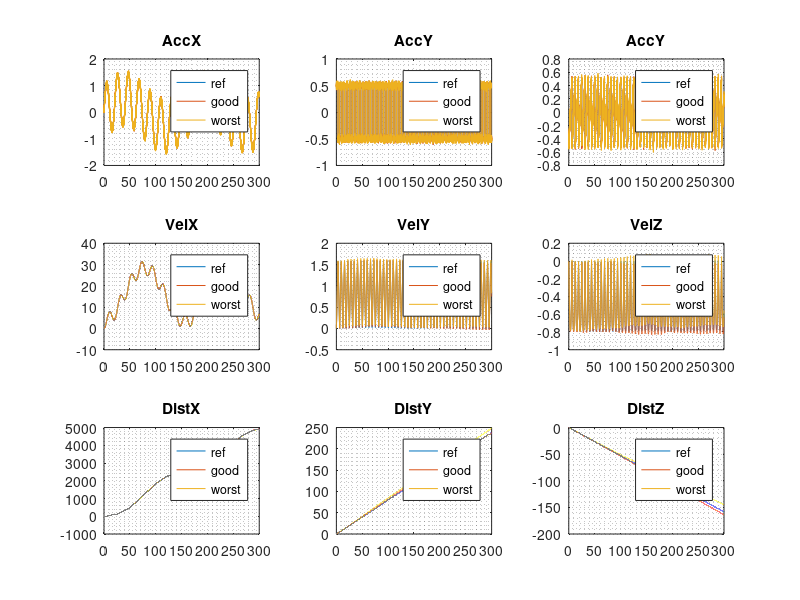
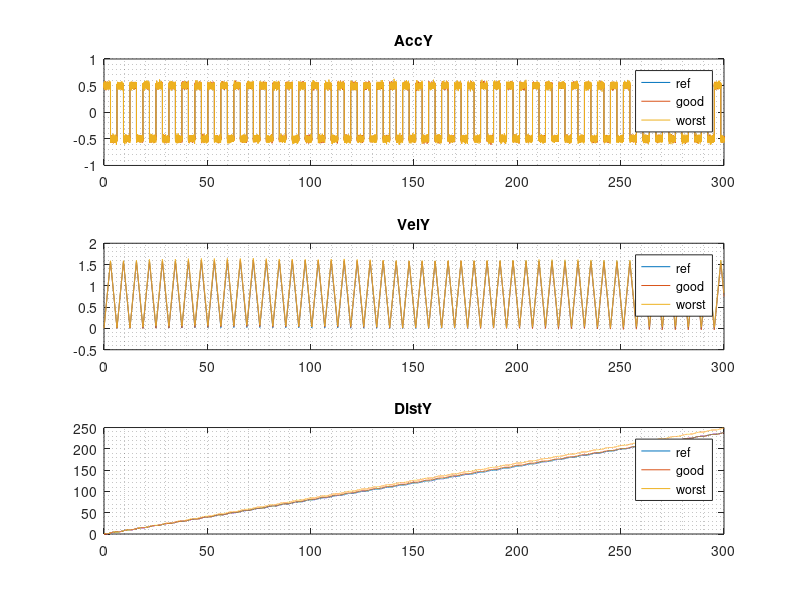

Write the MATLAB code that produced these figures, in order.
clear;

dt = 0.01;
t=0:dt:300;

accX_var_good = 0.0007; % (m/s^2)^2
accX_var_worst = 0.001; % (m/s^2)^2

accX_good_noise = randn(size(t))*sqrt(accX_var_good);
accX_worst_noise = randn(size(t))*sqrt(accX_var_worst);

accX_basesignal = sin(0.3*t) + 0.5*sin(0.04*t);

accX_ref = accX_basesignal;
velX_ref = cumsum(accX_ref)*dt;
distX_ref = cumsum(velX_ref)*dt;

accX_good = accX_basesignal + accX_good_noise;
velX_good = cumsum(accX_good)*dt;
distX_good = cumsum(velX_good)*dt;

accX_worst = accX_basesignal + accX_worst_noise;
velX_worst = cumsum(accX_worst)*dt;
distX_worst = cumsum(velX_worst)*dt;

subplot(3,3,1);
plot(t, accX_ref);
hold on;
plot(t, accX_good);
plot(t, accX_worst);
hold off;
grid minor;
legend('ref', 'good', 'worst');
title('AccX');

subplot(3,3,4);
plot(t, velX_ref);
hold on;
plot(t, velX_good);
plot(t, velX_worst);
hold off;
grid minor;
legend('ref', 'good', 'worst');
title('VelX');

subplot(3,3,7);
plot(t, distX_ref);
hold on;
plot(t, distX_good);
plot(t, distX_worst);
hold off;
grid minor;
legend('ref', 'good', 'worst');
title('DistX');

accY_var_good = 0.0007; % (m/s^2)^2
accY_var_worst = 0.001; % (m/s^2)^2

accY_good_noise = randn(size(t))*sqrt(accY_var_good);
accY_worst_noise = randn(size(t))*sqrt(accY_var_worst);

accY_basesignal = 0.5*square(t);

accY_ref = accY_basesignal;
velY_ref = cumsum(accY_ref)*dt;
distY_ref = cumsum(velY_ref)*dt;

accY_good = accY_basesignal + accY_good_noise;
velY_good = cumsum(accY_good)*dt;
distY_good = cumsum(velY_good)*dt;

accY_worst = accY_basesignal + accY_worst_noise;
velY_worst = cumsum(accY_worst)*dt;
distY_worst = cumsum(velY_worst)*dt;

subplot(3,3,2);
plot(t, accY_ref);
hold on;
plot(t, accY_good);
plot(t, accY_worst);
hold off;
grid minor;
legend('ref', 'good', 'worst');
title('AccY');

subplot(3,3,5);
plot(t, velY_ref);
hold on;
plot(t, velY_good);
plot(t, velY_worst);
hold off;
grid minor;
legend('ref', 'good', 'worst');
title('VelY');

subplot(3,3,8);
plot(t, distY_ref);
hold on;
plot(t, distY_good);
plot(t, distY_worst);
hold off;
grid minor;
legend('ref', 'good', 'worst');
title('DistY');

figure(2)
subplot(3,1,1);
plot(t, accY_ref);
hold on;
plot(t, accY_good);
plot(t, accY_worst);
hold off;
grid minor;
legend('ref', 'good', 'worst');
title('AccY');

subplot(3,1,2);
plot(t, velY_ref);
hold on;
plot(t, velY_good);
plot(t, velY_worst);
hold off;
grid minor;
legend('ref', 'good', 'worst');
title('VelY');

subplot(3,1,3);
plot(t, distY_ref);
hold on;
plot(t, distY_good);
plot(t, distY_worst);
hold off;
grid minor;
legend('ref', 'good', 'worst');
title('DistY');

accZ_var_good = 0.0007; % (m/s^2)^2
accZ_var_worst = 0.001; % (m/s^2)^2

accZ_good_noise = randn(size(t))*sqrt(accZ_var_good);
accZ_worst_noise = randn(size(t))*sqrt(accZ_var_worst);

accZ_basesignal = 0.5*sawtooth(t);

accZ_ref = accZ_basesignal;
velZ_ref = cumsum(accZ_ref)*dt;
distZ_ref = cumsum(velZ_ref)*dt;

accZ_good = accZ_basesignal + accZ_good_noise;
velZ_good = cumsum(accZ_good)*dt;
distZ_good = cumsum(velZ_good)*dt;

accZ_worst = accZ_basesignal + accZ_worst_noise;
velZ_worst = cumsum(accZ_worst)*dt;
distZ_worst = cumsum(velZ_worst)*dt;

figure(1)
subplot(3,3,3);
plot(t, accZ_ref);
hold on;
plot(t, accZ_good);
plot(t, accZ_worst);
hold off;
grid minor;
legend('ref', 'good', 'worst');
title('AccY');

subplot(3,3,6);
plot(t, velZ_ref);
hold on;
plot(t, velZ_good);
plot(t, velZ_worst);
hold off;
grid minor;
legend('ref', 'good', 'worst');
title('VelZ');

subplot(3,3,9);
plot(t, distZ_ref);
hold on;
plot(t, distZ_good);
plot(t, distZ_worst);
hold off;
grid minor;
legend('ref', 'good', 'worst');
title('DistZ');

MSE_distX = -(distX_ref - distX_good);
MSE_distY = -(distY_ref - distY_good);
MSE_distZ = -(distZ_ref - distZ_good);

min(MSE_distX)
max(MSE_distX)
mean(MSE_distX)

min(MSE_distY)
max(MSE_distY)
mean(MSE_distY)

min(MSE_distZ)
max(MSE_distZ)
mean(MSE_distZ)
% 
% MSE_distX_w = mean((distX_ref - distX_worst).^2)
% MSE_distY_w = mean((distY_ref - distY_worst).^2)
% MSE_distZ_w = mean((distZ_ref - distZ_worst).^2)


% dataX_out = [t; accX_ref;   velX_ref;   distX_ref;...
%                 accX_good;  velX_good;  distX_good;...
%                 accX_worst; velX_worst; distX_worst];
% csvwrite('accX_data.csv', dataX_out.')
% 
% dataY_out = [t; accY_ref;   velY_ref;   distY_ref;...
%                 accY_good;  velY_good;  distY_good;...
%                 accY_worst; velY_worst; distY_worst];
% csvwrite('accY_data.csv', dataY_out.')
% 
% dataZ_out = [t; accZ_ref;   velZ_ref;   distZ_ref;...
%                 accZ_good;  velZ_good;  distZ_good;...
%                 accZ_worst; velZ_worst; distZ_worst];
% csvwrite('accZ_data.csv', dataZ_out.')